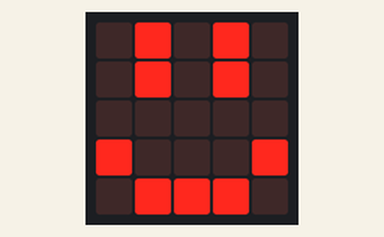
This program was run on a simulated BBC micro:bit (MakeCode). On the bench: the board's 5×5 LED display.

Above: at 0.1 s.
At 0.6 s:
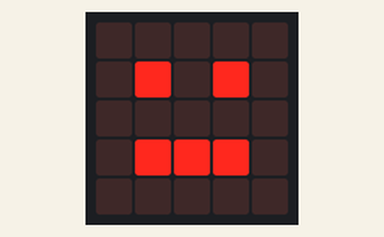
At 1.2 s:
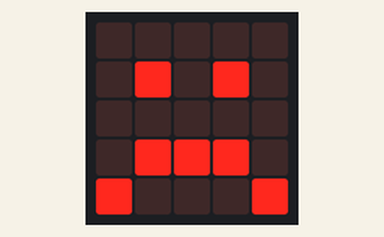
At 2.2 s:
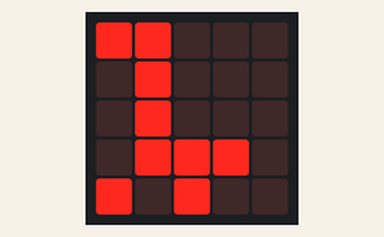
At 5.1 s:
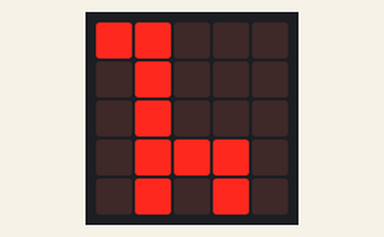

The program:

main.ts
```typescript
basic.forever(function () {
    for (let index = 0; index < 3; index++) {
        basic.showLeds(`
            . # . # .
            . # . # .
            . . . . .
            # . . . #
            . # # # .
            `)
        basic.pause(100)
        basic.showLeds(`
            . . . . .
            . # . # .
            . . . . .
            . # # # .
            . . . . .
            `)
        basic.pause(100)
        basic.showLeds(`
            . . . . .
            . # . # .
            . . . . .
            . # # # .
            # . . . #
            `)
        for (let index = 0; index < 4; index++) {
            basic.showIcon(IconNames.Giraffe)
            basic.pause(100)
            basic.showLeds(`
                # # . . .
                . # . . .
                . # . . .
                . # # # .
                # . # . .
                `)
            basic.pause(100)
        }
    }
})
```

test.ts
```typescript
// aquí va el archivo "tests"; esto no se compilará cuando este paquete se utilice como una extensión.
```

Measured:
- by itself, everything shown: repeats every 6.2 s, in 11 steps
- what the display in image 1 shows lasts 0.5 s, from 0.5 s to 1.0 s
- what the display in image 2 shows lasts 0.4 s, from 1.0 s to 1.4 s
- what the display in image 4 shows lasts 0.7 s, from 5.0 s to 5.7 s
